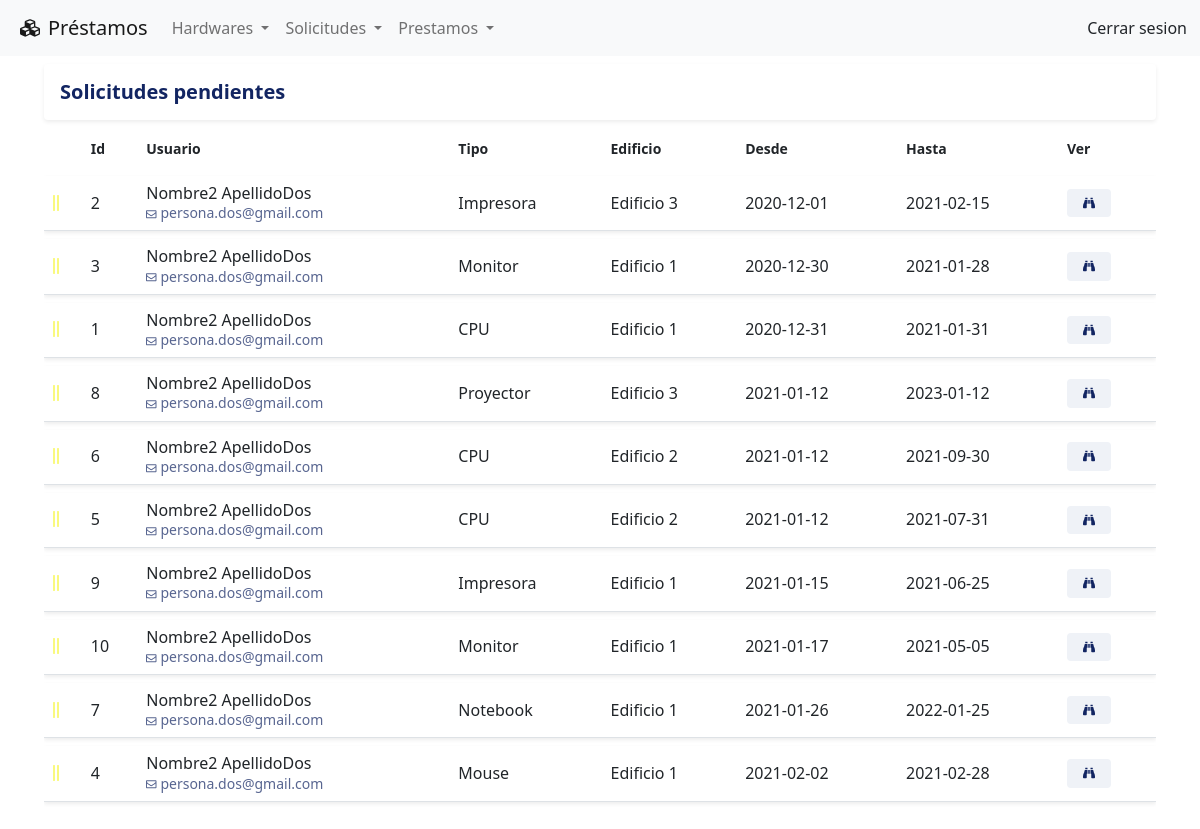
The page /solicitud/pendientes on the database its author committed.
### tables this page shows
CREATE TABLE IF NOT EXISTS solicitudes
( 
    id_solicitud INT AUTO_INCREMENT PRIMARY KEY NOT NULL, 
    id_tipo_hardware INT NOT NULL,
    id_usuario INT NOT NULL,
    id_edificio INT NOT NULL ,
    fecha_desde DATE NOT NULL,
    fecha_hasta DATE NOT NULL,
    motivo_solicitud VARCHAR(1024) NOT NULL,
    motivo_aprobacion VARCHAR(1024),
    id_estado_solicitud INT NOT NULL ,
    created_at TIMESTAMP DEFAULT CURRENT_TIMESTAMP,
    updated_at DATETIME DEFAULT CURRENT_TIMESTAMP ON UPDATE CURRENT_TIMESTAMP,
    FOREIGN KEY (id_tipo_hardware) REFERENCES tipos_hardware(id_tipo_hardware),
    FOREIGN KEY (id_usuario) REFERENCES usuarios(id_usuario),
    FOREIGN KEY (id_edificio) REFERENCES edificios(id_edificio)
);

CREATE TABLE IF NOT EXISTS usuarios
( 
    id_usuario INT AUTO_INCREMENT PRIMARY KEY NOT NULL, 
    nombre VARCHAR(60) NOT NULL, 
    apellido VARCHAR(60) NOT NULL, 
    email VARCHAR(60) NOT NULL UNIQUE,
    password VARCHAR(20) NOT NULL,
    id_rol_usuario INT NOT NULL,
    created_at TIMESTAMP DEFAULT CURRENT_TIMESTAMP,
    updated_at DATETIME DEFAULT CURRENT_TIMESTAMP ON UPDATE CURRENT_TIMESTAMP
);

CREATE TABLE IF NOT EXISTS tipos_hardware
(
    id_tipo_hardware INT AUTO_INCREMENT PRIMARY KEY NOT NULL,
    tipo_hardware VARCHAR(40) NOT NULL UNIQUE,
    created_at TIMESTAMP DEFAULT CURRENT_TIMESTAMP,
    updated_at DATETIME DEFAULT CURRENT_TIMESTAMP ON UPDATE CURRENT_TIMESTAMP
);

CREATE TABLE IF NOT EXISTS edificios
( 
    id_edificio INT AUTO_INCREMENT PRIMARY KEY NOT NULL, 
    edificio VARCHAR(60) NOT NULL UNIQUE,
    created_at TIMESTAMP DEFAULT CURRENT_TIMESTAMP,
    updated_at DATETIME DEFAULT CURRENT_TIMESTAMP ON UPDATE CURRENT_TIMESTAMP
);

### controllers/solicitudController.php (called while the page is built, shortened)
<?php
require_once 'models/solicitudModel.php';
class SolicitudController{
    public function pendientes() {
        $solicitud = new SolicitudModel();
        $solicitudes = $solicitud->getAll();
        $solicitud->setEncabezado('pendientes');
        $estado = 3;
        require_once 'views/solicitud/listado.php';
    }
}

### index.php (called while the page is built, shortened)
<?php
    require_once "config/database.php";
    include_once "views/layouts/header.php";
    include_once "views/layouts/navbar.php";
    include_once "views/layouts/main.php";
    include_once "views/layouts/footer.php";
?>

### config/database.php (called while the page is built)
<?php
class Database {
    public static function connect(){
        $db = new mysqli('localhost', 'root', '', 'prestamos');
        $db->query ("SET NAMES 'utf-8'");
        return $db;
    }
}

### models/solicitudModel.php (called while the page is built, shortened)
<?php
    class SolicitudModel{
            private $db;
            private $encabezado;
        public function __construct() {
            $this->db = Database::connect();
        }
        public function getEncabezado() {
            return $this->encabezado;
        }
        public function setEncabezado($encabezado) {
            $this->encabezado = $encabezado;
        }
        public function getAll() {
            $solicitudes = $this->db->query(
            "SELECT
                solicitudes.id_solicitud,
                tipos_hardware.tipo_hardware,
                usuarios.nombre,
                usuarios.apellido,
                usuarios.email,
                edificios.edificio,
                solicitudes.fecha_desde,
                solicitudes.fecha_hasta,
                estados_solicitud.id_estado_solicitud
                FROM
                    solicitudes
                INNER JOIN tipos_hardware ON solicitudes.id_tipo_hardware = tipos_hardware.id_tipo_hardware
                INNER JOIN usuarios ON solicitudes.id_usuario  = usuarios.id_usuario
                INNER JOIN edificios ON solicitudes.id_edificio = edificios.id_edificio
                INNER JOIN estados_solicitud ON solicitudes.id_estado_solicitud =  estados_solicitud.id_estado_solicitud
                GROUP BY solicitudes.id_solicitud
                ORDER BY solicitudes.fecha_desde;
            ");
            return $solicitudes;
        }
    }

### views/solicitud/listado.php (the view, shortened to what this page needs)
<div class="row">
    <div class="col align-middle">
        <div class="card d-inline-block border-0 shadow-sm shadow-hover w-100">
            <div class="card-body d-flex justify-content-between align-items-center">
                <h5 class="mb-0"> Solicitudes <?= $solicitud->getEncabezado()?></h5>
			</div>
        </div>
    </div>
</div>
<div class="row">
    <div class="col">
        <div class="table-responsive">
            <table class="table table-hover">
                <thead class="thead-light">
                    <tr>
                        <th scope="col"><small class="font-weight-bold"><small></th>
                        <th scope="col"><small class="font-weight-bold">Id<small></th>
                        <th scope="col"><small class="font-weight-bold">Usuario<small></th>
                        <th scope="col"><small class="font-weight-bold">Tipo<small></th>
                        <th scope="col"><small class="font-weight-bold">Edificio<small></th>
                        <th scope="col"><small class="font-weight-bold">Desde<small></th>
                        <th scope="col"><small class="font-weight-bold">Hasta<small></th>
                        <th scope="col"><small class="font-weight-bold">Ver<small></th>
                    </tr>
                </thead>
                <tbody>
                    <?php while($dato = $solicitudes->fetch_object()): ?>
                    <?php  $estadoSolicitud = $dato->id_estado_solicitud;
                        if($estadoSolicitud == $estado) {
                    ?>
                        <tr class="shadow-sm">
                        <td class="align-middle">
                                <i class="fas fa-grip-lines-vertical"
                                    <?php
                                        switch ($estado) {
                                            case 3:
                                                echo 'style="color:rgba(244, 244, 0, 0.5)"';
                                                break;
                                        }
                                    ?>
                                > </i>
                            </td>
                            <td class="align-middle"><span><?= $dato->id_solicitud; ?></span></td>
                            <td><span class="d-block"></i>     <?= $dato->nombre; ?> <?= $dato->apellido; ?>
                                </span><small class="text-muted"><i class="far fa-envelope fa-xs"></i>     <?= $dato->email; ?></small>
                            </td>
                            <td class="align-middle"><span><?= $dato->tipo_hardware; ?></span></td>
                            <td class="align-middle"><span><?= $dato->edificio; ?></span></td>
                            <td class="align-middle"><span><?= $dato->fecha_desde; ?></span></td>
                            <td class="align-middle"><span><?= $dato->fecha_hasta; ?></span></td>
                            <td class="align-middle">
                                <a href = "<?= URL ?>solicitud/editar&id=<?=$dato->id_solicitud?>">
                                    <span class="badge badge-secondary"><i class="fas fa-binoculars"></i></span>
                                </a>
                            </td>
                        </tr>
                    <?php } endwhile; ?>
                </tbody>
            </table>
        </div>
    </div>
</div>

### public/css/style.css (style rules this page uses)
:root { --primary: #122562; --light: #ffffff; --light-blue: #F5F6FA; --grey: #eff2f7; }
h1, h2, h3, h4, h5, h6 { color: var(--primary); font-weight: 700; }
.text-muted { color: var(--primary) !important; opacity: .7; }
.shadow-sm { box-shadow: 0 0 1.25rem rgba(11,37,75,.05); }
.shadow-hover { transition: 1s ease-in-out; }
.badge { padding: .5rem 1rem; }
.badge-secondary { background-color: var(--grey); color: var(--primary); }
table { border-collapse: separate; border-spacing: 0 .5rem; }
table thead th { border: 0 !important; }
table tbody tr { background-color: var(--light); }
table tbody td { border-top: 0 !important; line-height: 1.2; }
html { position: relative; min-height: 100%; }
body { margin-bottom: 60px; }

### rows shown on the page
solicitudes: id_solicitud "2", id_usuario.nombre "Nombre2", id_usuario.apellido "ApellidoDos", id_usuario.email "persona.dos@gmail.com", id_tipo_hardware.tipo_hardware "Impresora", id_edificio.edificio "Edificio 3", fecha_desde "2020-12-01", fecha_hasta "2021-02-15"
solicitudes: id_solicitud "3", id_usuario.nombre "Nombre2", id_usuario.apellido "ApellidoDos", id_usuario.email "persona.dos@gmail.com", id_tipo_hardware.tipo_hardware "Monitor", id_edificio.edificio "Edificio 1", fecha_desde "2020-12-30", fecha_hasta "2021-01-28"
solicitudes: id_solicitud "1", id_usuario.nombre "Nombre2", id_usuario.apellido "ApellidoDos", id_usuario.email "persona.dos@gmail.com", id_tipo_hardware.tipo_hardware "CPU", id_edificio.edificio "Edificio 1", fecha_desde "2020-12-31", fecha_hasta "2021-01-31"
solicitudes: id_solicitud "8", id_usuario.nombre "Nombre2", id_usuario.apellido "ApellidoDos", id_usuario.email "persona.dos@gmail.com", id_tipo_hardware.tipo_hardware "Proyector", id_edificio.edificio "Edificio 3", fecha_desde "2021-01-12", fecha_hasta "2023-01-12"
solicitudes: id_solicitud "6", id_usuario.nombre "Nombre2", id_usuario.apellido "ApellidoDos", id_usuario.email "persona.dos@gmail.com", id_tipo_hardware.tipo_hardware "CPU", id_edificio.edificio "Edificio 2", fecha_desde "2021-01-12", fecha_hasta "2021-09-30"
solicitudes: id_solicitud "5", id_usuario.nombre "Nombre2", id_usuario.apellido "ApellidoDos", id_usuario.email "persona.dos@gmail.com", id_tipo_hardware.tipo_hardware "CPU", id_edificio.edificio "Edificio 2", fecha_desde "2021-01-12", fecha_hasta "2021-07-31"
solicitudes: id_solicitud "9", id_usuario.nombre "Nombre2", id_usuario.apellido "ApellidoDos", id_usuario.email "persona.dos@gmail.com", id_tipo_hardware.tipo_hardware "Impresora", id_edificio.edificio "Edificio 1", fecha_desde "2021-01-15", fecha_hasta "2021-06-25"
solicitudes: id_solicitud "10", id_usuario.nombre "Nombre2", id_usuario.apellido "ApellidoDos", id_usuario.email "persona.dos@gmail.com", id_tipo_hardware.tipo_hardware "Monitor", id_edificio.edificio "Edificio 1", fecha_desde "2021-01-17", fecha_hasta "2021-05-05"
solicitudes: id_solicitud "7", id_usuario.nombre "Nombre2", id_usuario.apellido "ApellidoDos", id_usuario.email "persona.dos@gmail.com", id_tipo_hardware.tipo_hardware "Notebook", id_edificio.edificio "Edificio 1", fecha_desde "2021-01-26", fecha_hasta "2022-01-25"
solicitudes: id_solicitud "4", id_usuario.nombre "Nombre2", id_usuario.apellido "ApellidoDos", id_usuario.email "persona.dos@gmail.com", id_tipo_hardware.tipo_hardware "Mouse", id_edificio.edificio "Edificio 1", fecha_desde "2021-02-02", fecha_hasta "2021-02-28"

### other values the page prints
$solicitud->getEncabezado() "pendientes"
